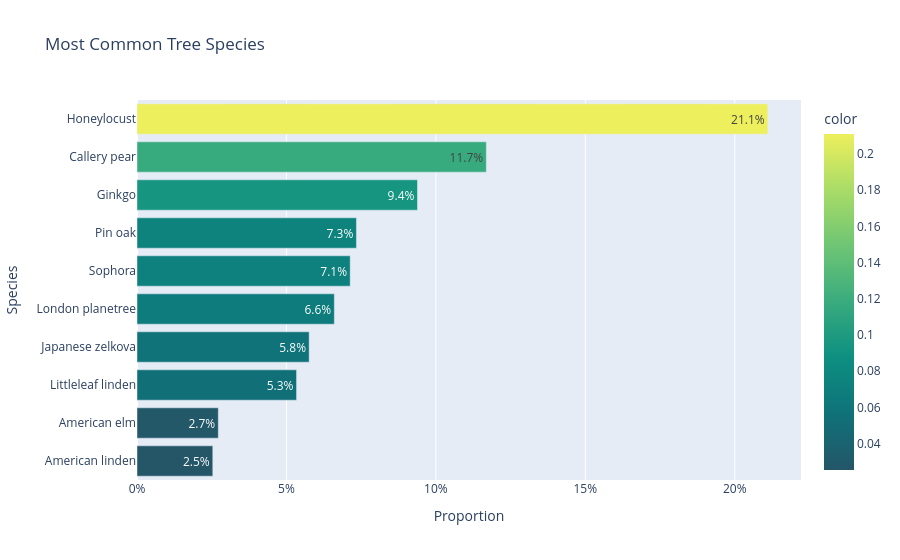

Notebook code cell kept with this figure:
### Markdown cell above
![image-4](image-4.png)

### Code cell
import plotly.express as px

# Extract the species names and the proportions
species = most_common_species.index
proportions = most_common_species.values

# Create the bar chart
fig = px.bar(y=species, x=proportions, title='Most Common Tree Species', color=proportions, color_continuous_scale='Aggrnyl')

fig.update_traces(text=[f"{p * 100:.1f}" for p in proportions], texttemplate='%{text:.1f}%', textposition='inside')

# Set the axis titles and customize the appearance of the axes
fig.update_layout(xaxis_title='Proportion', yaxis_title='Species', xaxis=dict(tickformat='.0%'), yaxis=dict(autorange='reversed'))


# Show the plot
fig.show()

### Figure 1 — Plotly figure (JSON) as saved in the notebook; plotly's stock layout.template omitted (floating-point values rounded to 4 significant figures)
{"data": [{"alignmentgroup": "True", "hovertemplate": "x=%{x}<br>y=%{y}<br>color=%{marker.color}<extra></extra>", "legendgroup": "", "marker": {"color": [0.2111, 0.1169, 0.09385, 0.07343, 0.07133, 0.06603, 0.0576, 0.05339, 0.0272, 0.02536], "coloraxis": "coloraxis", "pattern": {"shape": ""}}, "name": "", "offsetgroup": "", "orientation": "h", "showlegend": false, "textposition": "inside", "x": [0.2111, 0.1169, 0.09385, 0.07343, 0.07133, 0.06603, 0.0576, 0.05339, 0.0272, 0.02536], "xaxis": "x", "y": ["Honeylocust", "Callery pear", "Ginkgo", "Pin oak", "Sophora", "London planetree", "Japanese zelkova", "Littleleaf linden", "American elm", "American linden"], "yaxis": "y", "type": "bar", "text": ["21.1", "11.7", "9.4", "7.3", "7.1", "6.6", "5.8", "5.3", "2.7", "2.5"], "texttemplate": "%{text:.1f}%"}], "layout": {"xaxis": {"anchor": "y", "domain": [0, 1], "title": {"text": "Proportion"}, "tickformat": ".0%"}, "yaxis": {"anchor": "x", "domain": [0, 1], "title": {"text": "Species"}, "autorange": "reversed"}, "coloraxis": {"colorbar": {"title": {"text": "color"}}, "colorscale": [[0, "rgb(36, 86, 104)"], [0.1667, "rgb(15, 114, 121)"], [0.3333, "rgb(13, 143, 129)"], [0.5, "rgb(57, 171, 126)"], [0.6667, "rgb(110, 197, 116)"], [0.8333, "rgb(169, 220, 103)"], [1, "rgb(237, 239, 93)"]]}, "legend": {"tracegroupgap": 0}, "title": {"text": "Most Common Tree Species"}, "barmode": "relative"}}
